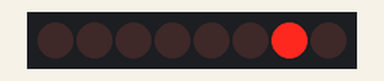
A sketch run on a simulated Arduino Uno, built with avr-gcc and run on an emulated ATmega328P. On the bench: 8 shift-register outputs drawn as a row of LEDs (first output left, lit = HIGH). Wiring (inferred from the names in the program): shift register (74HC595): data pin 4; shift clock pin 6; latch pin 5. Wiring (inferred from the signals the program sends): row of LEDs: on Q0, Q1, Q2, Q3, Q4, Q5, Q6, Q7.

Above: at 0.1 s.
At 2.5 s:
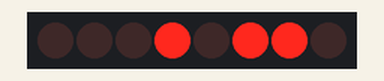
At 5.8 s:
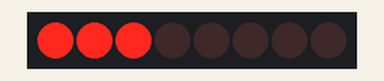
At 6.6 s:
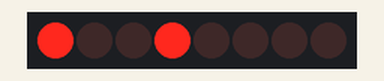
At 10.91 s:
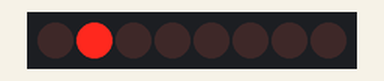
At 16.31 s:
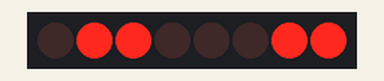
Timing chart, 0 to 17.9 s (numbered marks = the images above):
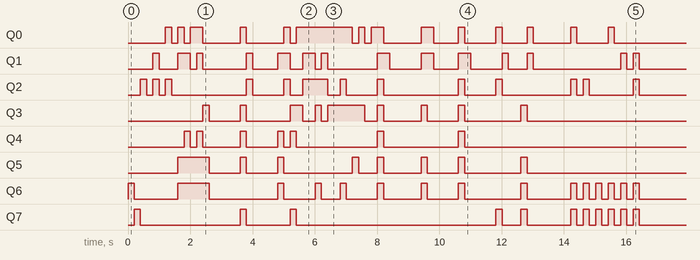

The sketch:

Shift_out_set_led.ino
```cpp
int latch_pin = 5; // Chan RCK (12): Khi có sườn dương của xung clock, chân RCK sẽ chốt dữ liệu, dược đẩy ra các chân OUTPUT tương ứng
int clock_pin = 6; // Chan SCK (11): Khi có 1 xung tích cực ở sườn dương từ 0 lên tới 1 thì 1 bit sẽ dịch chuyển  vào IC
int data_pin = 4; // Chan SDI(14):  lay dữ liệu (ví dụ:1 byte ), các bit đưa vào kiểu nối tiếp.

void setup()
{
  Serial.begin(9600);
  pinMode(latch_pin, OUTPUT);
  pinMode(clock_pin, OUTPUT);
  pinMode(data_pin, OUTPUT);
}

void shift_out_1_byte(int Led)
{
  digitalWrite(latch_pin, LOW); //Cac trang thai Led deu tat.
  shiftOut(data_pin, clock_pin, MSBFIRST, Led);
  digitalWrite(latch_pin, HIGH); //Chân Lach_pin sẽ chốt dữ liệu khi sườn từ 0 lên 1.
  digitalWrite(latch_pin, LOW); //Khi chốt xong sẽ phải hạ xuống mức LOW, sau 8 bit sẽ chốt 1 lần.
}

//byte led[] = {0x00,0x80,0xC0,0xE0,0xF0,0xF8,0xFC,0xFE,0xFF, };
byte led1[] = {0x00,0x1,0x2,0x4,0x8,0x10,0x20,0x40,0x80, };

void loop()
{
  //shift_out_1_byte(0x80);
  //shift_out_1_byte(0x40);
  //shift_out_1_byte(0x20);
  //shift_out_1_byte(0x10);
  //shift_out_1_byte(0x8);
  //shift_out_1_byte(0x4);
  //shift_out_1_byte(0x4);
  //shift_out_1_byte(0x2);
  //shift_out_1_byte(0x1);
  for(int i = 7; i >= 0; i++)
  {
    shift_out_1_byte(led1[i]);
    delay(200);
    shift_out_1_byte(led1[0]);
  }
}
```

Measured:
- by itself, Q0: LOW → HIGH at 1.2 s, → LOW 0.20 s later, → HIGH 0.20 s later, → LOW 0.20 s later, … (28 changes in this stretch)
- by itself, Q1: LOW → HIGH at 0.80 s, → LOW 0.20 s later, → HIGH 0.60 s later, → LOW 0.40 s later, … (28 changes in this stretch)
- by itself, Q2: LOW → HIGH at 0.40 s, → LOW 0.20 s later, → HIGH 0.20 s later, → LOW 0.20 s later, … (26 changes in this stretch)
- by itself, Q3: LOW → HIGH at 2.4 s, → LOW 0.20 s later, → HIGH 1.0 s later, → LOW 0.20 s later, … (18 changes in this stretch)
- by itself, Q4: LOW → HIGH at 1.8 s, → LOW 0.20 s later, → HIGH 0.20 s later, → LOW 0.20 s later, … (14 changes in this stretch)
- by itself, Q5: LOW → HIGH at 1.6 s, → LOW 1.0 s later, → HIGH 1.0 s later, → LOW 0.20 s later, … (16 changes in this stretch)
- by itself, Q6: LOW → HIGH at 0.00 s, → LOW 0.20 s later, → HIGH 1.4 s later, → LOW 1.0 s later, … (30 changes in this stretch)
- by itself, Q7: LOW → HIGH at 0.20 s, → LOW 0.20 s later, → HIGH 3.2 s later, → LOW 0.20 s later, … (22 changes in this stretch)
